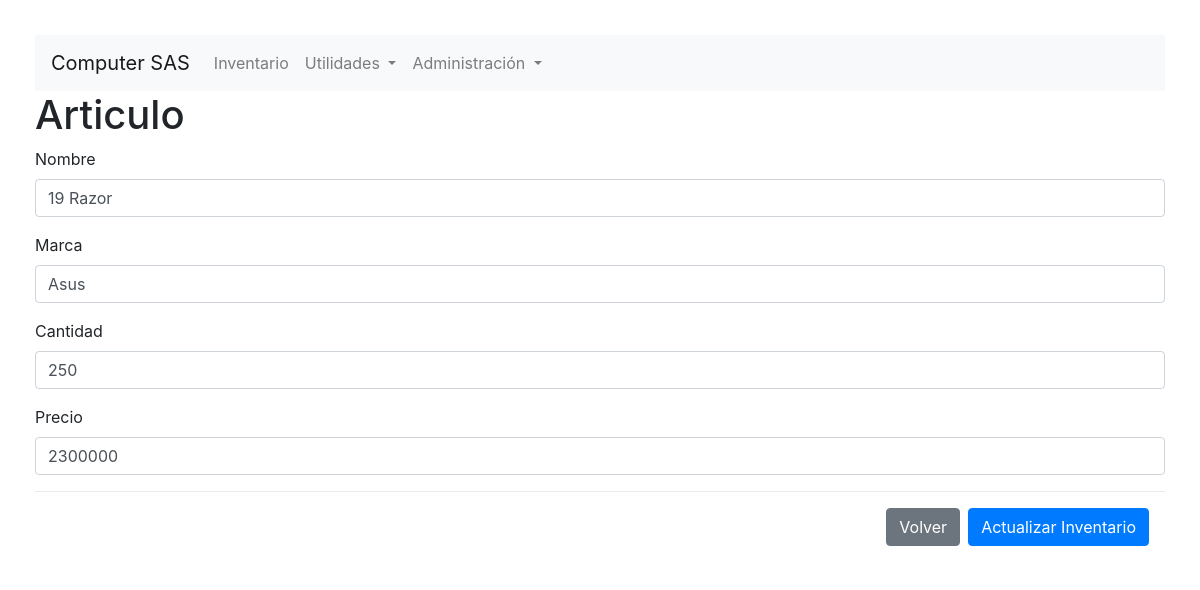
The app's page /interface.php?id=2 with its own data.
### tables this page shows
CREATE TABLE `inventarios` (
  `id` int(10) NOT NULL AUTO_INCREMENT,
  `nombre` varchar(50) DEFAULT NULL,
  `marca` varchar(20) DEFAULT NULL,
  `cantidad` int(15) DEFAULT NULL,
  `precio` int(15) DEFAULT NULL,
  PRIMARY KEY (`id`)
);

### interface.php (the view, shortened to what this page needs)
<?php
include 'config.php';
include 'header.php';
if(!empty($_GET)){
    function ShowReg(){
        $id = $_GET['id'];
        global $username, $password, $servername, $dbname;
        $conn = mysqli_connect($servername, $username, $password, $dbname);
        $sql = "SELECT * FROM inventarios WHERE id=$id";
        $result = mysqli_query($conn, $sql);
        if (mysqli_num_rows($result) > 0) {
            while($row = mysqli_fetch_assoc($result)) {
                $data = $row;
            }
        }
        return $data;
    }
    $data = ShowReg();
}
?>
        <h1>Articulo</h1>
            <form action="crud.php" method="POST">
            <div class="form-group">
                    <label for="inputName">Nombre</label>
                    <input type="text" class="form-control" name="inputName" id="inputName" placeholder="Ingrese el nombre del Producto" <?php if (!empty($_GET)){ echo 'value="'. $data['nombre'] .'"';} ?>/>
                </div>
                <div class="form-group">
                    <label for="inputBrand">Marca</label>
                    <input type="text" class="form-control" name="inputBrand" id="inputBrand" placeholder="Ingrese la marca" <?php if (!empty($_GET)){ echo 'value="'. $data['marca'] .'"';} ?>/>
                </div>
                <div class="form-group">
                    <label for="inputCount">Cantidad</label>
                    <input type="number" class="form-control" name="inputCount" id="inputCount" placeholder="Ingrese inventario actual" <?php if (!empty($_GET)){ echo 'value='. $data['cantidad'].' ';} ?>/>
                </div>
                <div class="form-group">
                    <label for="inputValue">Precio</label>
                    <input type="number" class="form-control" name="inputValue" id="inputValue" placeholder="Ingrese valor del articulo" <?php if (!empty($_GET)){ echo 'value='. $data['precio'].' ';} ?>/>
                </div>
                <div class="modal-footer">
                    <a href="index.php" class="btn btn-secondary" role="button">Volver</a>
                    <button type="submit" class="btn btn-primary submitBtn">Actualizar Inventario</button>
                </div>
            </form>
    </body>
</html>

### records on screen
inventarios: inputName "19 Razor", inputBrand "Asus", inputCount "250", inputValue "2300000"
